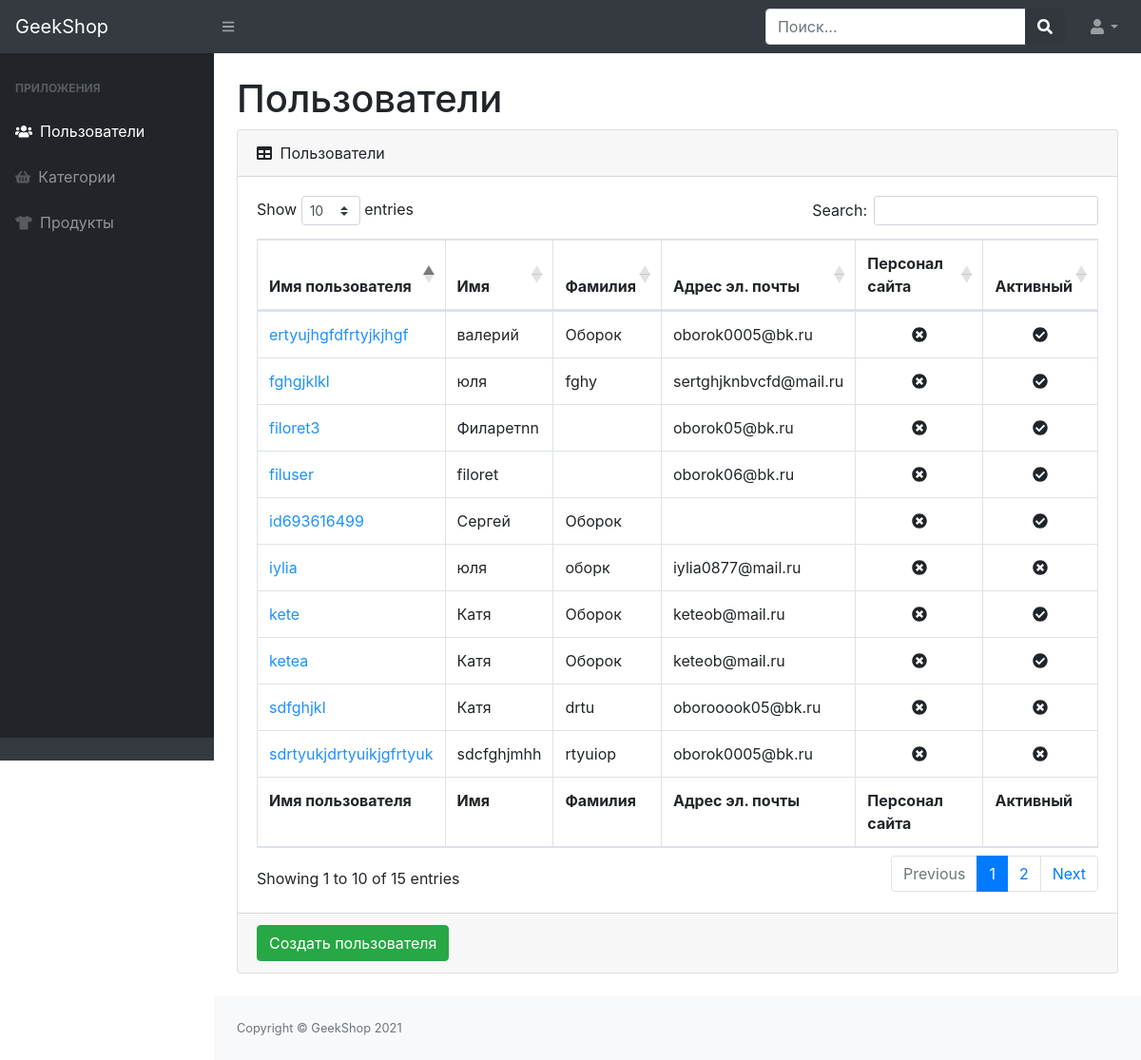
Page /adminapp/users/ (signed in) on the committed database.
### authapp/models.py (models this page shows, shortened)
class User(AbstractUser):
    image = models.ImageField(upload_to="users_image", blank=True)
    age = models.PositiveIntegerField(default=18)
    activation_key = models.CharField(max_length=128, blank=True)
    activation_key_expires = models.DateTimeField(auto_now=True, blank=True, null=True)

### adminapp/views.py (the view)
# urls.py: path("users/", UserListView.as_view(), name="admin_users"),
class UserListView(ListView, BaseClassContextMixin, CustomDispatchMixin):
    model = User
    template_name = "adminapp/admin-users-read.html"
    title = "Пользователи"
    context_object_name = "users"

### adminapp/mixin.py (called while the page is built)
    @method_decorator(user_passes_test(lambda u: u.is_superuser))
    def dispatch(self, request, *args, **kwargs):
        return super(CustomDispatchMixin, self).dispatch(request, *args, **kwargs)

    def get_context_data(self, **kwargs):
        context = super(BaseClassContextMixin, self).get_context_data(**kwargs)
        context["title"] = self.title
        return context

### mainapp/context_processors.py (called while the page is built)
def basket(request):
    basket_list = []
    if request.user.is_authenticated:
        basket_list = Basket.objects.filter(user=request.user)
    return {"baskets": basket_list}

### adminapp/templates/adminapp/admin-users-read.html
{% extends "adminapp/base.html" %}
{% block content %}
  <div class="container-fluid">
    <h1 class="mt-4">Пользователи</h1>
    <div class="card mb-4">
      <div class="card-header">
        <i class="fas fa-table mr-1"></i>
        Пользователи
      </div>
      <div class="card-body">
        <div class="table-responsive">
          <table class="table table-bordered" id="dataTable" width="100%" cellspacing="0">
            <thead>
              <tr>
                <th>Имя пользователя</th>
                <th>Имя</th>
                <th>Фамилия</th>
                <th>Адрес эл. почты</th>
                <th>Персонал сайта</th>
                <th>Активный</th>
              </tr>
            </thead>
            <tfoot>
              <tr>
                <th>Имя пользователя</th>
                <th>Имя</th>
                <th>Фамилия</th>
                <th>Адрес эл. почты</th>
                <th>Персонал сайта</th>
                <th>Активный</th>
              </tr>
            </tfoot>
            <tbody>
            {% for user in users %}
              <tr>
                <td><a href="{% url 'adminapp:admin_user_update' pk=user.id %}" style="color: dodgerblue">{{ user.username }}</a></td>
                <td>{{ user.first_name }}</td>
                <td>{{ user.last_name }}</td>
                <td>{{ user.email }}</td>
                <td class="text-center">
                  {% if user.is_staff %}
                    <i class="fas fa-check-circle"></i>
                  {% else %}
                    <i class="fas fa-times-circle"></i>
                  {% endif %}
                </td>
                <td class="text-center">
                  {% if user.is_active %}
                    <i class="fas fa-check-circle"></i>
                  {% else %}
                    <i class="fas fa-times-circle"></i>
                  {% endif %}
                </td>
              </tr>
            {% endfor %}
            </tbody>
          </table>
        </div>
      </div>
      <div class="card-footer">
        <a href="{% url 'adminapp:admin_user_create' %}">
          <button class="btn btn-success">Создать пользователя</button>
        </a>
      </div>
    </div>
  </div>
{% endblock %}

### rows in the picture
User: username "filuser", first_name "filoret", email "oborok06@bk.ru", is_staff False (drawn), is_active True (drawn)
User: username "kete", first_name "Катя", last_name "Оборок", email "keteob@mail.ru", is_staff False (drawn), is_active True (drawn)
User: username "ketea", first_name "Катя", last_name "Оборок", email "keteob@mail.ru", is_staff False (drawn), is_active True (drawn)
User: username "filoret3", first_name "Филаретnn", email "oborok05@bk.ru", is_staff False (drawn), is_active True (drawn)
User: username "iylia", first_name "юля", last_name "оборк", email "iylia0877@mail.ru", is_staff False (drawn), is_active False (drawn)
User: username "ertyujhgfdfrtyjkjhgf", first_name "валерий", last_name "Оборок", email "oborok0005@bk.ru", is_staff False (drawn), is_active True (drawn)
User: username "sdrtyukjdrtyuikjgfrtyuk", first_name "sdcfghjmhh", last_name "rtyuiop", email "oborok0005@bk.ru", is_staff False (drawn), is_active False (drawn)
User: username "sdfghjkl", first_name "Катя", last_name "drtu", email "oborooook05@bk.ru", is_staff False (drawn), is_active False (drawn)
User: username "fghgjklkl", first_name "юля", last_name "fghy", email "sertghjknbvcfd@mail.ru", is_staff False (drawn), is_active True (drawn)
User: username "id693616499", first_name "Сергей", last_name "Оборок", is_staff False (drawn), is_active True (drawn)
